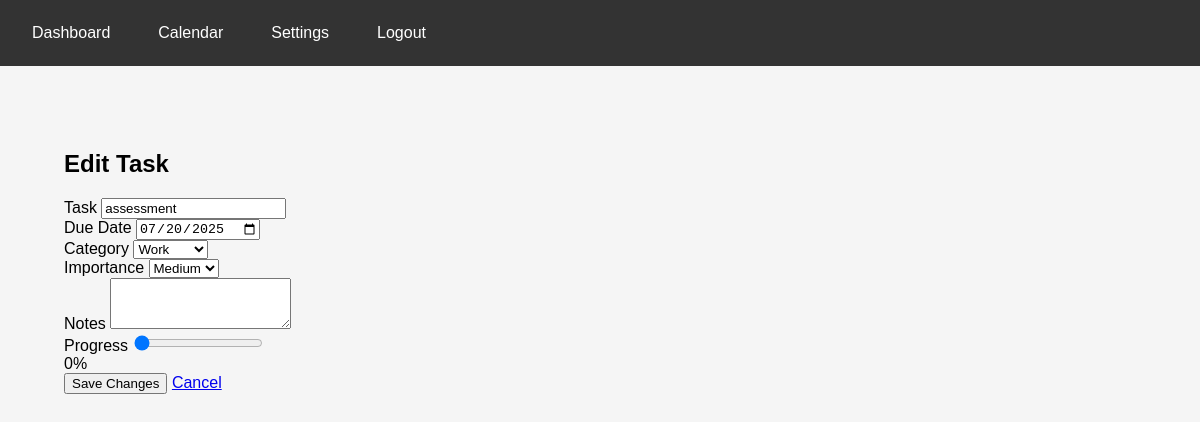
/edit_task/8 (signed in), run on the app's committed database.
### tables this page shows
CREATE TABLE todos (
                id INTEGER PRIMARY KEY AUTOINCREMENT,
                user_id INTEGER NOT NULL,
                task TEXT NOT NULL,
                due_date TEXT NOT NULL,
                done BOOLEAN NOT NULL DEFAULT 0, category_id INTEGER 
            REFERENCES categories(id), category TEXT DEFAULT 'General', notes TEXT DEFAULT '', custom_color TEXT DEFAULT NULL, importance TEXT DEFAULT 'medium', progress INTEGER DEFAULT 0,
                FOREIGN KEY (user_id) REFERENCES users (id)
            );

### app.py (the view, shortened to what this page needs)
@app.route("/edit_task/<int:task_id>", methods=["GET", "POST"])
def edit_task(task_id):
    if 'user_id' not in session:
        flash("Please login first!", "error")
        return redirect(url_for("login"))
    conn = sqlite3.connect(DB_PATH)
    cursor = conn.cursor()
    cursor.execute("""
        SELECT task, due_date, category, notes, importance, progress
        FROM todos
        WHERE id = ? AND user_id = ?
    """, (task_id, session['user_id']))
    task = cursor.fetchone()
    conn.close()
    if task is None:
        flash("Task not found!", "error")
        return redirect(url_for("dashboard"))
    task_data = {
        "id": task_id,
        "task": task[0],
        "due_date": task[1],
        "category": task[2],
        "notes": task[3],
        "importance": task[4],
        "progress": task[5]
    }
    return render_template("edit_task.html", task=task_data)

### templates/edit_task.html (shortened to what this page needs)
{% extends "base.html" %}
{% block content %}
<div class="container mt-5">
    <h2>Edit Task</h2>
    <form method="POST" class="needs-validation" novalidate>
        <div class="mb-3">
            <label for="todo_task" class="form-label">Task</label>
            <input type="text" class="form-control" id="todo_task" name="todo_task" value="{{ task.task }}" required>
        </div>
        <div class="mb-3">
            <label for="due_date" class="form-label">Due Date</label>
            <input type="date" class="form-control" id="due_date" name="due_date" value="{{ task.due_date }}" required>
        </div>
        <div class="mb-3">
            <label for="category" class="form-label">Category</label>
            <select class="form-select" id="category" name="category" required>
                <option value="Work" {% if task.category == 'Work' %}selected{% endif %}>Work</option>
            </select>
        </div>
        <div class="mb-3">
            <label for="importance" class="form-label">Importance</label>
            <select class="form-select" id="importance" name="importance" required>
                <option value="medium" {% if task.importance == 'medium' %}selected{% endif %}>Medium</option>
            </select>
        </div>
        <div class="mb-3">
            <label for="notes" class="form-label">Notes</label>
            <textarea class="form-control" id="notes" name="notes" rows="3">{{ task.notes }}</textarea>
        </div>
        <div class="mb-3">
            <label for="progress" class="form-label">Progress</label>
            <input type="range" class="form-range" id="progress" name="progress" min="0" max="100" value="{{ task.progress }}">
            <div class="text-center" id="progressValue">{{ task.progress }}%</div>
        </div>
        <button type="submit" class="btn btn-primary">Save Changes</button>
        <a href="{{ url_for('dashboard') }}" class="btn btn-secondary">Cancel</a>
    </form>
</div>
{% endblock %}

### templates/base.html (style rules this page uses)
body { margin: 0; padding: 0; font-family: Arial, sans-serif; background-color: #f5f5f5; }
.container { max-width: 1200px; margin: 0 auto; padding: 2rem; }

### data on the page
todos: todo_task "assessment", due_date "07/20/2025", category "Work", importance "Medium", progress "0"
